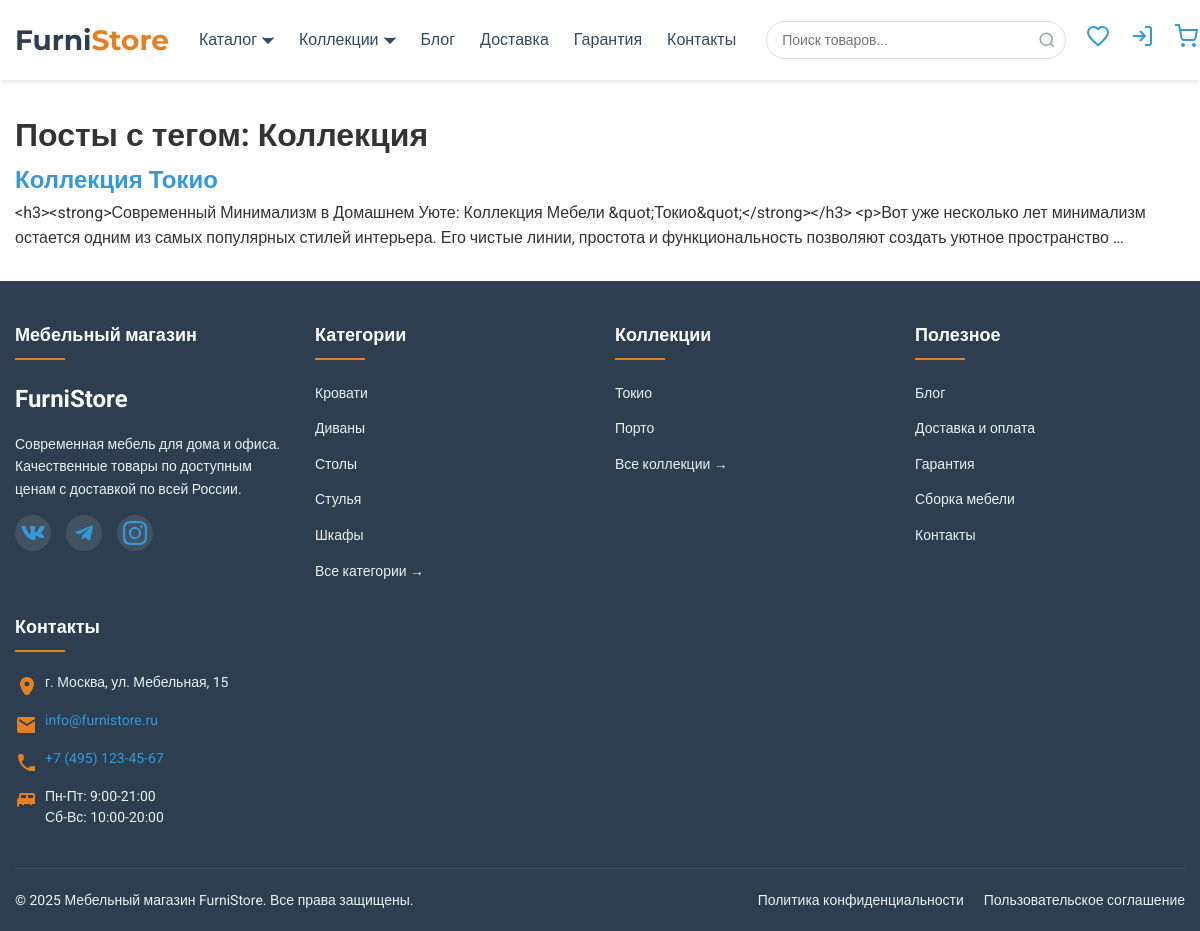
Screenshot of /blog/tag/kollekciya/ with the database file from the repository.
### blog/models.py (models this page shows, shortened)
class Tag(models.Model):
    name = models.CharField(max_length=50, unique=True, verbose_name='Название')
    slug = models.SlugField(max_length=50, unique=True, verbose_name='URL')
    class Meta:
        verbose_name = 'Тег'
        verbose_name_plural = 'Теги'

class Post(models.Model):
    title = models.CharField(max_length=200, verbose_name='Заголовок')
    slug = models.SlugField(max_length=200, unique=True, verbose_name='URL')
    content = RichTextField(verbose_name='Содержание')
    author = models.ForeignKey(User, on_delete=models.CASCADE, verbose_name='Автор')
    tags = models.ManyToManyField(Tag, blank=True, verbose_name='Теги')
    image = models.ImageField(upload_to='blog/', blank=True, null=True, verbose_name='Изображение')
    created_at = models.DateTimeField(auto_now_add=True, verbose_name='Дата создания')
    updated_at = models.DateTimeField(auto_now=True, verbose_name='Дата обновления')
    is_published = models.BooleanField(default=True, verbose_name='Опубликовано')
    class Meta:
        verbose_name = 'Пост'
        verbose_name_plural = 'Посты'
        ordering = ['-created_at']
    def formatted_content(self):
        return format_html(self.content)
    formatted_content.short_description = 'Превью содержания'

### products/models.py (models this page shows, shortened)
class Category(models.Model):
    name = models.CharField(max_length=100, verbose_name='Название')
    slug = models.SlugField(max_length=100, unique=True, verbose_name='URL')
    description = models.TextField(blank=True, verbose_name='Описание')
    image = models.ImageField(
        upload_to='categories/',
        blank=True,
        null=True,
        verbose_name='Изображение категории'
    )
    is_featured = models.BooleanField(
        default=False,
        verbose_name='Показывать на главной'
    )
    class Meta:
        verbose_name = 'Категория'
        verbose_name_plural = 'Категории'

class Collection(models.Model):
    name = models.CharField(max_length=100, verbose_name='Название')
    slug = models.SlugField(max_length=100, unique=True, verbose_name='URL')
    description = models.TextField(blank=True, verbose_name='Описание')
    created_at = models.DateTimeField(auto_now_add=True, verbose_name='Дата создания')
    image = models.ImageField(
        upload_to='collections/',
        blank=True,
        null=True,
        verbose_name='Изображение коллекции'
    )
    is_featured = models.BooleanField(
        default=False,
        verbose_name='Показывать на главной'
    )
    class Meta:
        verbose_name = 'Коллекция'
        verbose_name_plural = 'Коллекции'
        ordering = ['-created_at']

### blog/views.py (the view)
# urls.py: path('tag/<slug:slug>/', views.tag_detail, name='tag_detail'),
def tag_detail(request, slug):
    tag = get_object_or_404(Tag, slug=slug)
    posts = Post.objects.filter(tags=tag, is_published=True).order_by('-created_at')
    return render(request, 'apps/blog/tag_detail.html', {'tag': tag, 'posts': posts})

### cart/utils.py (called while the page is built)
def get_cart_for_user(user):
    if user and user.is_authenticated:
        cart, created = Cart.objects.get_or_create(user=user)
        return cart
    return None  # Для анонимных пользователей

### products/context_processors.py (called while the page is built)
def global_data(request):
    context = {
        'categories': Category.objects.all(),
        'featured_collections': Collection.objects.filter(is_featured=True)[:5],
    }
    cart = get_cart_for_user(request.user if request.user.is_authenticated else None)
    context['cart'] = cart
    if request.user.is_authenticated:
        try:
            profile = Profile.objects.get(user=request.user)
            context['favorites_count'] = profile.favorites.count()
        except Profile.DoesNotExist:
            context['favorites_count'] = 0
    else:
        context['favorites_count'] = 0
    return context

### templates/apps/blog/tag_detail.html (shortened to what this page needs)
{% extends 'base.html' %}
{% block content %}
<div class="container">
    <h1>Посты с тегом: {{ tag.name }}</h1>
    {% for post in posts %}
        <article>
            <h2><a href="{% url 'blog:post_detail' slug=post.slug %}">{{ post.title }}</a></h2>
            <p>{{ post.content|truncatewords:30 }}</p>
        </article>
    {% endfor %}
</div>
{% endblock %}

### templates/includes/footer.html (shortened to what this page needs)
<footer class="footer">
    <div class="container">
        <div class="footer__sections">
            <div class="footer__section">
                <h3 class="footer__title">Мебельный магазин</h3>
                <div class="footer__logo">FurniStore</div>
                <p class="footer__description">
                    Современная мебель для дома и офиса. Качественные товары по доступным ценам с доставкой по всей России.
                </p>
                <div class="footer__social">
                    <a href="#" class="social-link" aria-label="ВКонтакте">
                    </a>
                    <a href="#" class="social-link" aria-label="Telegram">
                        <svg width="24" height="24" fill="currentColor">
                            <path d="M9.78 18.65l.28-4.23 7.68-6.92c.34-.31-.07-.46-.52-.19L7.74 13.3 3.64 12c-.88-.25-.89-.86.2-1.3l15.97-6.16c.73-.33 1.43.18 1.15 1.3l-2.72 12.81c-.19.91-.74 1.13-1.5.71L12.6 16.3l-1.99 1.93c-.23.23-.42.42-.83.42z"/>
                        </svg>
                    </a>
                    <a href="#" class="social-link" aria-label="Instagram">
                    </a>
                </div>
            </div>
            <div class="footer__section">
                <h3 class="footer__title">Категории</h3>
                <ul class="footer__list">
                    {% for category in categories|slice:":5" %}
                    <li class="footer__item">
                        <a href="{% url 'products:category_detail' category.slug %}" class="footer__link">
                            {{ category.name }}
                        </a>
                    </li>
                    {% endfor %}
                    <li class="footer__item">
                        <a href="{% url 'products:product_list' %}" class="footer__link footer__link--all">
                            Все категории →
                        </a>
                    </li>
                </ul>
            </div>
            <div class="footer__section">
                <h3 class="footer__title">Коллекции</h3>
                <ul class="footer__list">
                    {% for collection in featured_collections|slice:":5" %}
                    <li class="footer__item">
                        <a href="{% url 'products:collection_detail' collection.slug %}" class="footer__link">
                            {{ collection.name }}
                        </a>
                    </li>
                    {% endfor %}
                    <li class="footer__item">
                        <a href="{% url 'products:collection_list' %}" class="footer__link footer__link--all">
                            Все коллекции →
                        </a>
                    </li>
                </ul>
            </div>
            <div class="footer__section">
                <h3 class="footer__title">Полезное</h3>
                <ul class="footer__list">
                    <li class="footer__item">
                        <a href="{% url 'blog:post_list' %}" class="footer__link">Блог</a>
                    </li>
                    <li class="footer__item">
                        <a href="{% url 'pages:static_page' 'delivery' %}" class="footer__link">Доставка и оплата</a>
                    </li>
                    <li class="footer__item">
                        <a href="{% url 'pages:static_page' 'guarantee' %}" class="footer__link">Гарантия</a>
                    </li>
                    <li class="footer__item">
                        <a href="{% url 'pages:static_page' 'assembly' %}" class="footer__link">Сборка мебели</a>
                    </li>
                    <li class="footer__item">
                        <a href="{% url 'pages:static_page' 'contacts' %}" class="footer__link">Контакты</a>
                    </li>
                </ul>
            </div>
            <div class="footer__section">
                <h3 class="footer__title">Контакты</h3>
                <ul class="footer__contacts">
                    <li class="contact-item">
                        <svg width="20" height="20" fill="currentColor">
                            <path d="M12 2C8.13 2 5 5.13 5 9c0 5.25 7 13 7 13s7-7.75 7-13c0-3.87-3.13-7-7-7zm0 9.5a2.5 2.5 0 010-5 2.5 2.5 0 010 5z"/>
                        </svg>
                        <span>г. Москва, ул. Мебельная, 15</span>
                    </li>
                    <li class="contact-item">
                        <svg width="20" height="20" fill="currentColor">
                            <path d="M20 4H4c-1.1 0-1.99.9-1.99 2L2 18c0 1.1.9 2 2 2h16c1.1 0 2-.9 2-2V6c0-1.1-.9-2-2-2zm0 4l-8 5-8-5V6l8 5 8-5v2z"/>
                        </svg>
                        <a href="mailto:info@furnistore.ru">info@furnistore.ru</a>
                    </li>
                    <li class="contact-item">
                        <a href="tel:+74951234567">+7 (495) 123-45-67</a>
                    </li>
                    <li class="contact-item">
                        <svg width="20" height="20" fill="currentColor">
                            <path d="M20 9V6c0-1.1-.9-2-2-2H6c-1.1 0-2 .9-2 2v3c-1.1 0-2 .9-2 2v5c0 1.1.9 2 2 2h16c1.1 0 2-.9 2-2v-5c0-1.1-.9-2-2-2zm-7-3h5v3h-5V6zM6 6h5v3H6V6zm14 12H4v-3h3v1h2v-1h6v1h2v-1h3v3z"/>
                        </svg>
                        <span>Пн-Пт: 9:00-21:00<br>Сб-Вс: 10:00-20:00</span>
                    </li>
                </ul>
            </div>
        </div>
        <div class="footer__bottom">
            <div class="footer__copyright">
                &copy; {% now "Y" %} Мебельный магазин FurniStore. Все права защищены.
            </div>
            <div class="footer__links">
                <a href="#" class="footer__link">Политика конфиденциальности</a>
                <a href="#" class="footer__link">Пользовательское соглашение</a>
            </div>
        </div>
    </div>
</footer>

### static/css/base.css (style rules this page uses)
:root { --primary-color: #2c3e50; --secondary-color: #e67e22; --accent-color: #3498db; --light-color: #ecf0f1; --dark-color: #34495e; --success-color: #27ae60; --danger-color: #e74c3c; --gray-color: #95a5a6; --light-gray: #f8f9fa; --border-color: #ddd; --shadow-sm: 0 2px 4px rgba(0,0,0,0.1); --shadow-md: 0 4px 6px rgba(0,0,0,0.1); --shadow-lg: 0 10px 15px rgba(0,0,0,0.1); --header-height: 80px; --footer-height: 60px; --container-width: 1200px; --border-radius: 4px; --transition: all 0.3s ease; }
* { margin: 0; padding: 0; box-sizing: border-box; }
html { scroll-behavior: smooth; }
body { font-family: 'Roboto', 'Arial', sans-serif; font-size: 16px; line-height: 1.6; color: #333; background-color: #fff; display: flex; flex-direction: column; min-height: 100vh; }
a { color: var(--accent-color); text-decoration: none; transition: var(--transition); }
ul { list-style: none; }
.container { width: 100%; max-width: var(--container-width); margin: 0 auto; padding: 0 15px; }

### static/css/footer.css (style rules this page uses)
.footer { background: var(--primary-color); color: white; padding: 40px 0 0; margin-top: auto; }
.footer__sections { display: grid; grid-template-columns: repeat(auto-fit, minmax(250px, 1fr)); gap: 30px; margin-bottom: 40px; }
.footer__title { font-size: 18px; margin-bottom: 20px; position: relative; padding-bottom: 10px; }
.footer__title::after { content: ''; position: absolute; bottom: 0; left: 0; width: 50px; height: 2px; background: var(--secondary-color); }
.footer__logo { font-size: 24px; font-weight: 700; color: white; margin-bottom: 15px; }
.footer__description { margin-bottom: 15px; color: var(--light-color); font-size: 14px; }
.footer__social { display: flex; gap: 15px; }
.social-link { display: inline-flex; align-items: center; justify-content: center; width: 36px; height: 36px; border-radius: 50%; background: rgba(255,255,255,0.1); transition: var(--transition); }
.footer__list { display: flex; flex-direction: column; gap: 10px; }
.footer__link { color: var(--light-color); font-size: 14px; transition: var(--transition); }
.footer__contacts { display: flex; flex-direction: column; gap: 15px; }
.contact-item { display: flex; align-items: flex-start; gap: 10px; color: var(--light-color); font-size: 14px; }
.contact-item svg { flex-shrink: 0; width: 20px; height: 20px; fill: var(--secondary-color); margin-top: 3px; }
.contact-item span, .contact-item a { line-height: 1.5; }
.footer__bottom { border-top: 1px solid rgba(255,255,255,0.1); padding: 20px 0; display: flex; flex-wrap: wrap; justify-content: space-between; align-items: center; gap: 20px; }
.footer__copyright { font-size: 14px; color: var(--light-color); }
.footer__links { display: flex; gap: 20px; }

### rows the page displays
Tag: name "Коллекция"
Post: title "Коллекция Токио", content "<h3><strong>Современный Минимализм в Домашнем Уюте: Коллекция Мебели &quot;Токио&quot;</strong></h3> <p>Вот уже несколько лет минимализм остается одним из самых популярных стилей интерьера. Его чистые линии, простота и функциональность позволяют создать уютное пространство …"
Category: name "Кровати"
Category: name "Диваны"
Category: name "Столы"
Category: name "Стулья"
Category: name "Шкафы"
Collection: name "Токио"
Collection: name "Порто"
